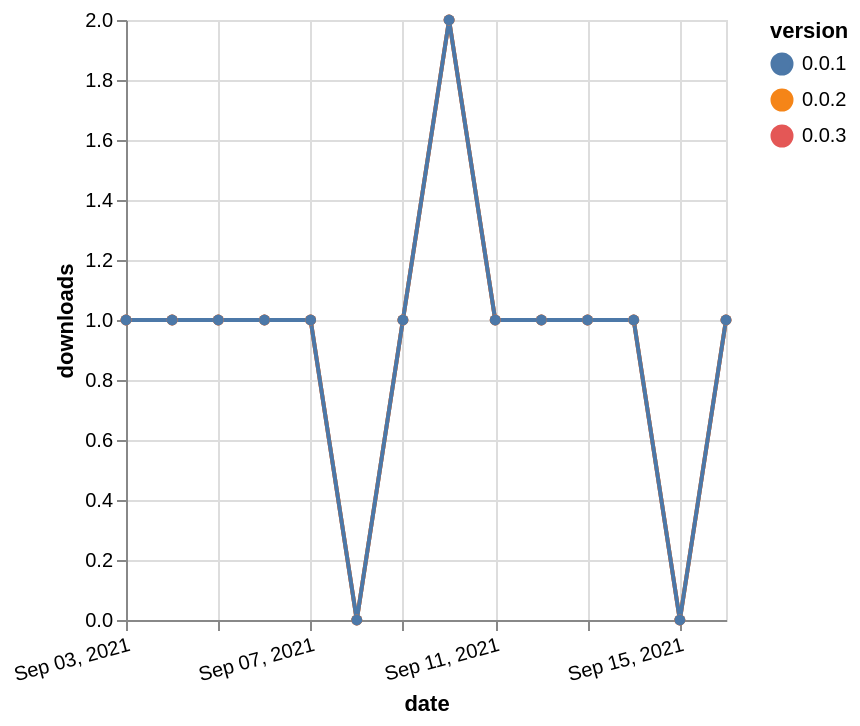

The Vega-Lite source for this figure:
### Vega-Lite specification from a JSON file in a GitHub repository (floating-point values rounded to 4 significant figures)
{"$schema": "https://vega.github.io/schema/vega-lite/v5.json", "description": "A simple bar chart with embedded data.", "data": {"values": [{"date": "2021-09-03", "total": 137, "delta": 1, "version": "0.0.3"}, {"date": "2021-09-04", "total": 138, "delta": 1, "version": "0.0.3"}, {"date": "2021-09-05", "total": 139, "delta": 1, "version": "0.0.3"}, {"date": "2021-09-06", "total": 140, "delta": 1, "version": "0.0.3"}, {"date": "2021-09-07", "total": 141, "delta": 1, "version": "0.0.3"}, {"date": "2021-09-08", "total": 141, "delta": 0, "version": "0.0.3"}, {"date": "2021-09-09", "total": 142, "delta": 1, "version": "0.0.3"}, {"date": "2021-09-10", "total": 144, "delta": 2, "version": "0.0.3"}, {"date": "2021-09-11", "total": 145, "delta": 1, "version": "0.0.3"}, {"date": "2021-09-12", "total": 146, "delta": 1, "version": "0.0.3"}, {"date": "2021-09-13", "total": 147, "delta": 1, "version": "0.0.3"}, {"date": "2021-09-14", "total": 148, "delta": 1, "version": "0.0.3"}, {"date": "2021-09-15", "total": 148, "delta": 0, "version": "0.0.3"}, {"date": "2021-09-16", "total": 149, "delta": 1, "version": "0.0.3"}, {"date": "2021-09-03", "total": 152, "delta": 1, "version": "0.0.2"}, {"date": "2021-09-04", "total": 153, "delta": 1, "version": "0.0.2"}, {"date": "2021-09-05", "total": 154, "delta": 1, "version": "0.0.2"}, {"date": "2021-09-06", "total": 155, "delta": 1, "version": "0.0.2"}, {"date": "2021-09-07", "total": 156, "delta": 1, "version": "0.0.2"}, {"date": "2021-09-08", "total": 156, "delta": 0, "version": "0.0.2"}, {"date": "2021-09-09", "total": 157, "delta": 1, "version": "0.0.2"}, {"date": "2021-09-10", "total": 159, "delta": 2, "version": "0.0.2"}, {"date": "2021-09-11", "total": 160, "delta": 1, "version": "0.0.2"}, {"date": "2021-09-12", "total": 161, "delta": 1, "version": "0.0.2"}, {"date": "2021-09-13", "total": 162, "delta": 1, "version": "0.0.2"}, {"date": "2021-09-14", "total": 163, "delta": 1, "version": "0.0.2"}, {"date": "2021-09-15", "total": 163, "delta": 0, "version": "0.0.2"}, {"date": "2021-09-16", "total": 164, "delta": 1, "version": "0.0.2"}, {"date": "2021-09-03", "total": 156, "delta": 1, "version": "0.0.1"}, {"date": "2021-09-04", "total": 157, "delta": 1, "version": "0.0.1"}, {"date": "2021-09-05", "total": 158, "delta": 1, "version": "0.0.1"}, {"date": "2021-09-06", "total": 159, "delta": 1, "version": "0.0.1"}, {"date": "2021-09-07", "total": 160, "delta": 1, "version": "0.0.1"}, {"date": "2021-09-08", "total": 160, "delta": 0, "version": "0.0.1"}, {"date": "2021-09-09", "total": 161, "delta": 1, "version": "0.0.1"}, {"date": "2021-09-10", "total": 163, "delta": 2, "version": "0.0.1"}, {"date": "2021-09-11", "total": 164, "delta": 1, "version": "0.0.1"}, {"date": "2021-09-12", "total": 165, "delta": 1, "version": "0.0.1"}, {"date": "2021-09-13", "total": 166, "delta": 1, "version": "0.0.1"}, {"date": "2021-09-14", "total": 167, "delta": 1, "version": "0.0.1"}, {"date": "2021-09-15", "total": 167, "delta": 0, "version": "0.0.1"}, {"date": "2021-09-16", "total": 168, "delta": 1, "version": "0.0.1"}]}, "width": "container", "mark": {"type": "line", "point": {"filled": true}}, "encoding": {"x": {"field": "date", "type": "temporal", "timeUnit": "yearmonthdate", "title": "date", "axis": {"labelAngle": -15}}, "y": {"field": "delta", "type": "quantitative", "title": "downloads"}, "color": {"field": "version", "type": "nominal"}, "tooltip": {"field": "delta"}}}
